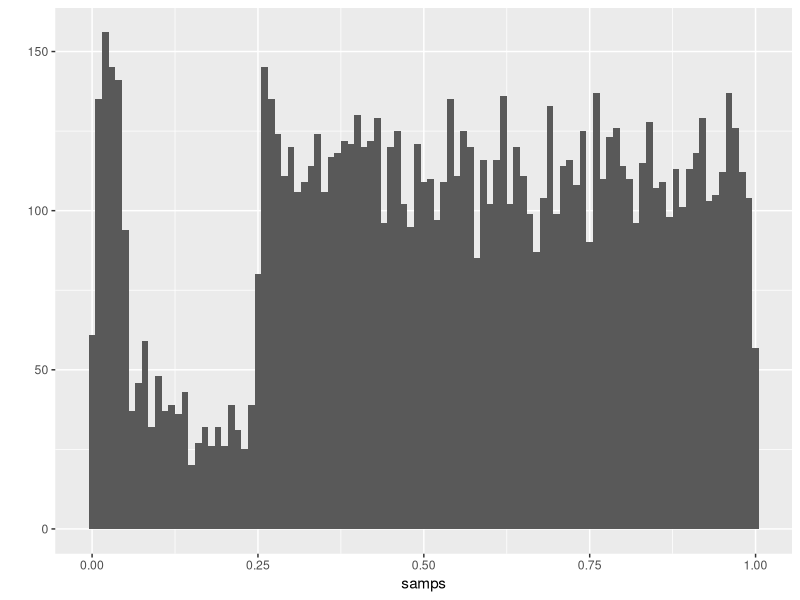
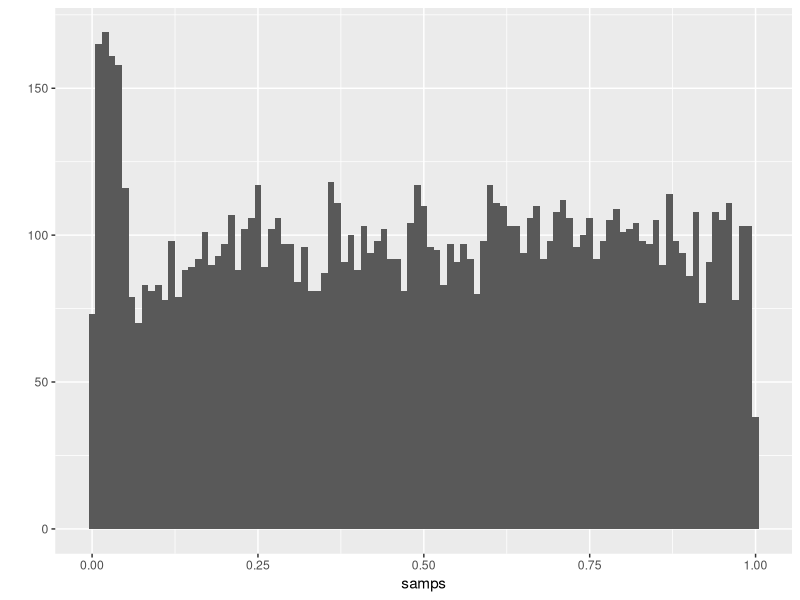
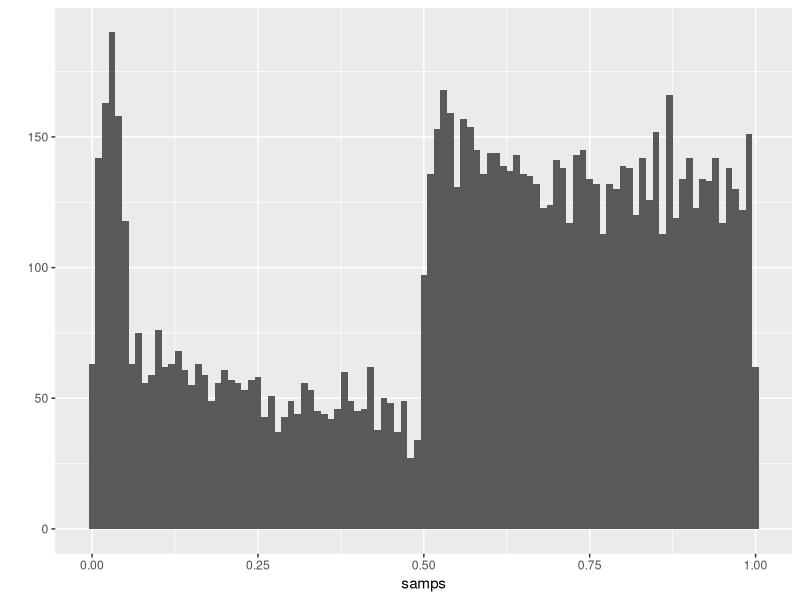
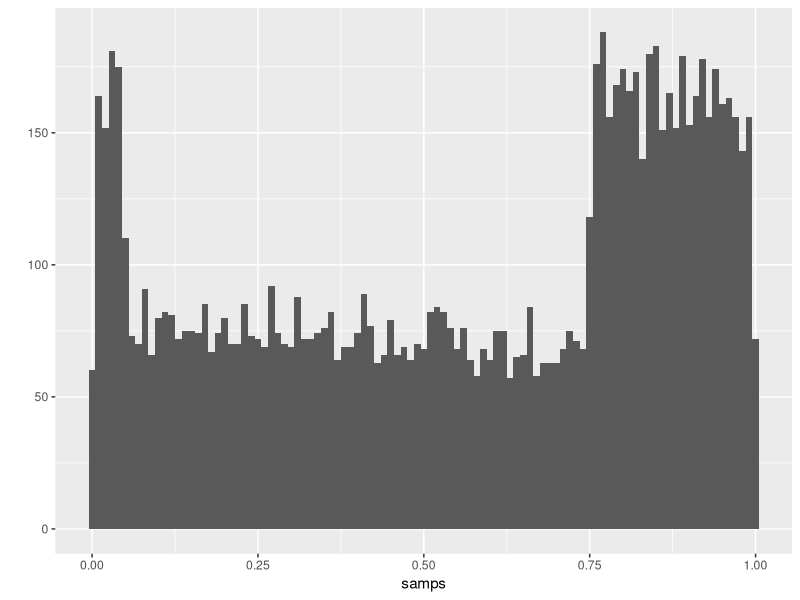
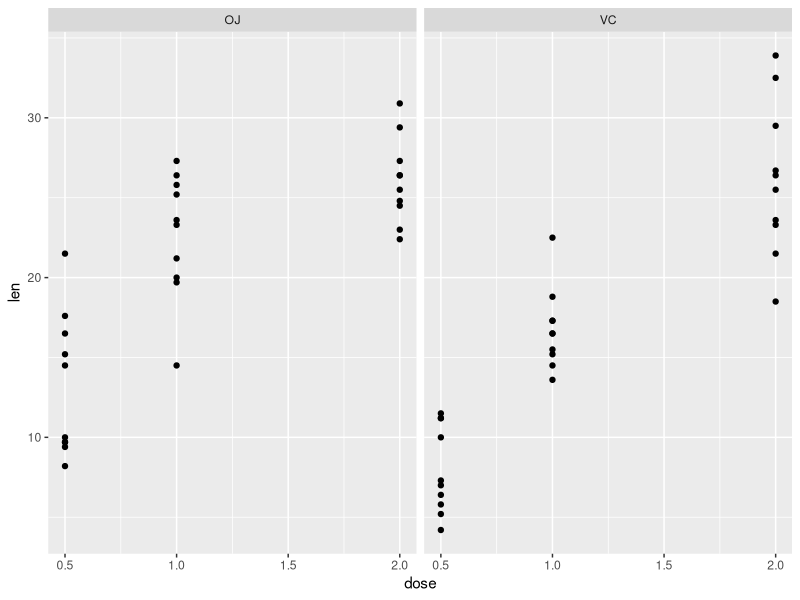
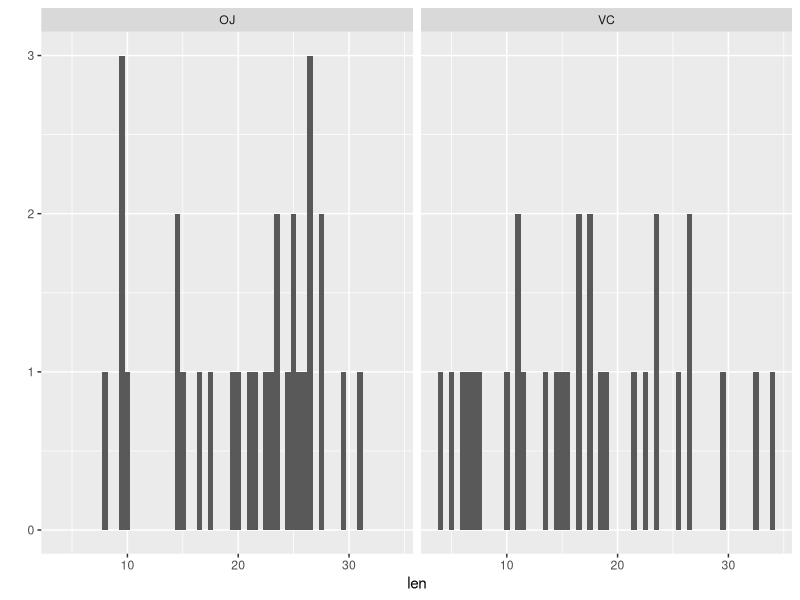
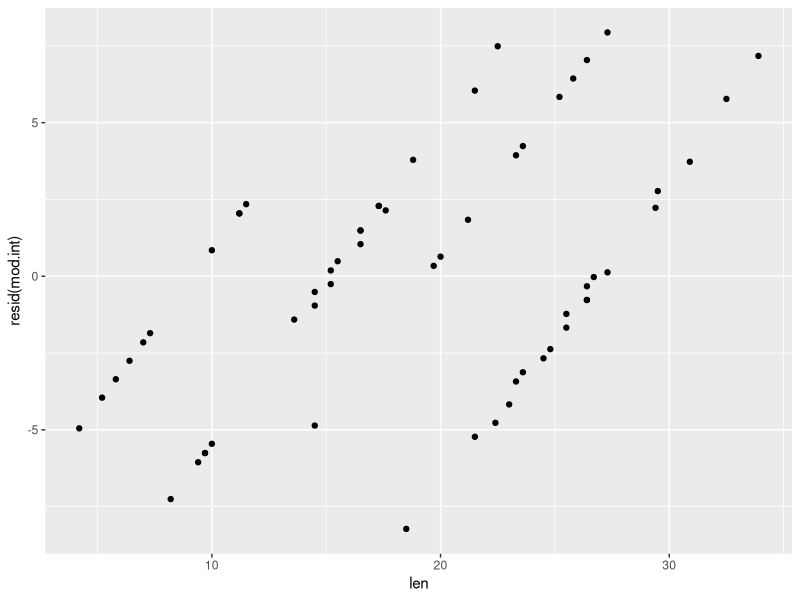
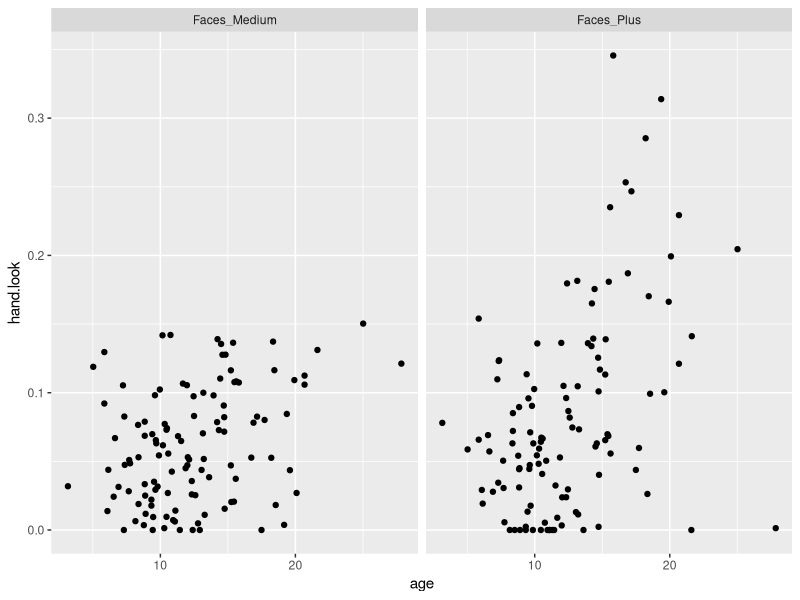

Write the R code that produced these figures, in order.
## ---- chunk 1
library(dplyr)
library(ggplot2)
setwd("~/Documents/STANFORD PHD/Psych 254 Winter 2014/ProblemSets/analyses")
## ---- chunk 2

p.values = NULL

for (i in 1:10000) {
  sim_samp = rnorm(30)
  res = t.test(sim_samp)
  p.values[i] = res$p.value ##adds new p.value from res to p.values
  }

average_sig = mean(p.values < 0.05); average_sig

## ---- chunk 3

p.vals <- function() {
  sim_samp = rnorm(30)
  res = t.test(sim_samp)
  return(res$p.value) 
  }

p.rep = replicate(10000, p.vals())

average_sig2 = mean(p.rep < 0.05); average_sig2

## ---- chunk 4

double.sample <- function () {
   sim_samp = rnorm(30)
  p.interim = t.test(sim_samp)$p.value
  if((0.05 < p.interim) & (p.interim < 0.25)) {
      re_samp = rnorm(30)
      sim_samp = c(sim_samp, re_samp)
      p.final = t.test(sim_samp)$p.value
    } else { p.final = p.interim
      
    }
  return(p.final)
}
## ---- chunk 5

p.doub = data.frame(samps = replicate(10000, double.sample()))

qplot(x=samps, data = p.doub, binwidth = 0.01)

average_sig3 = mean(p.doub < 0.05); average_sig3

## ---- chunk 6

double.sample2 <- function (up) {
   sim_samp = rnorm(30)
  p.interim = t.test(sim_samp)$p.value
  if((0.05 < p.interim) & (p.interim < up)) {
      re_samp = rnorm(30)
      sim_samp = c(sim_samp, re_samp)
      p.final = t.test(sim_samp)$p.value
    } else { p.final = p.interim
      
    }
  return(p.final)
}


p.doub1 = data.frame(samps = replicate(10000, double.sample2(1)))

average_sig4 = mean(p.doub1 < 0.05); average_sig4

qplot(x=samps, data = p.doub1, binwidth = 0.01)

p.doub2 = data.frame(samps = replicate(10000, double.sample2(.5)))

average_sig5 = mean(p.doub2 < 0.05); average_sig5

qplot(x=samps, data = p.doub2, binwidth = 0.01)

p.doub3 = data.frame(samps = replicate(10000, double.sample2(.75)))

average_sig6 = mean(p.doub3 < 0.05); average_sig6

qplot(x=samps, data = p.doub3, binwidth = 0.01)

## ---- chunk 7

qplot(x=dose, y=len, facets = ~supp, data = ToothGrowth) 

## ---- chunk 8

qplot(x=len, data = ToothGrowth, facets = ~supp, geom = "histogram", binwidth = .5)

## ---- chunk 9

mod.add = lm(len ~ dose + supp, data = ToothGrowth)
summary(mod.add)

mod.int = lm(len ~ dose * supp, data = ToothGrowth)
summary(mod.int)

## ---- chunk 10

mod.add2 = lm(len ~ -1 + dose + supp, data = ToothGrowth)
summary(mod.add2)

mod.int2 = lm(len ~ -1 + dose * supp, data = ToothGrowth)
summary(mod.int2)

## ---- chunk 11

d <- data.frame(dose = c(0, 1.5, 2.5, 10),
                supp = c("OJ", "OJ", "OJ", "OJ", "VC", "VC", "VC", "VC"))

d$predict = predict(mod.int, d); d

## ---- chunk 12

qplot(x = len, y = resid(mod.int), data = ToothGrowth)

## ---- chunk 13

## ---- chunk 14

d.hands <- read.csv("../data/FVS2011-hands.csv")

qplot(x=age, y=hand.look, facets = ~condition, data = d.hands) 

qplot(x=hand.look, data = d.hands, facets = ~condition, geom = "histogram", binwidth = .01)

mod.hands = lm(hand.look ~ age * condition, data = d.hands); summary(mod.hands)

## ---- chunk 15

ggplot(d.hands, aes(x = age, y = hand.look, colour = condition)) +
  geom_smooth(method = 'lm') +
  geom_point()

